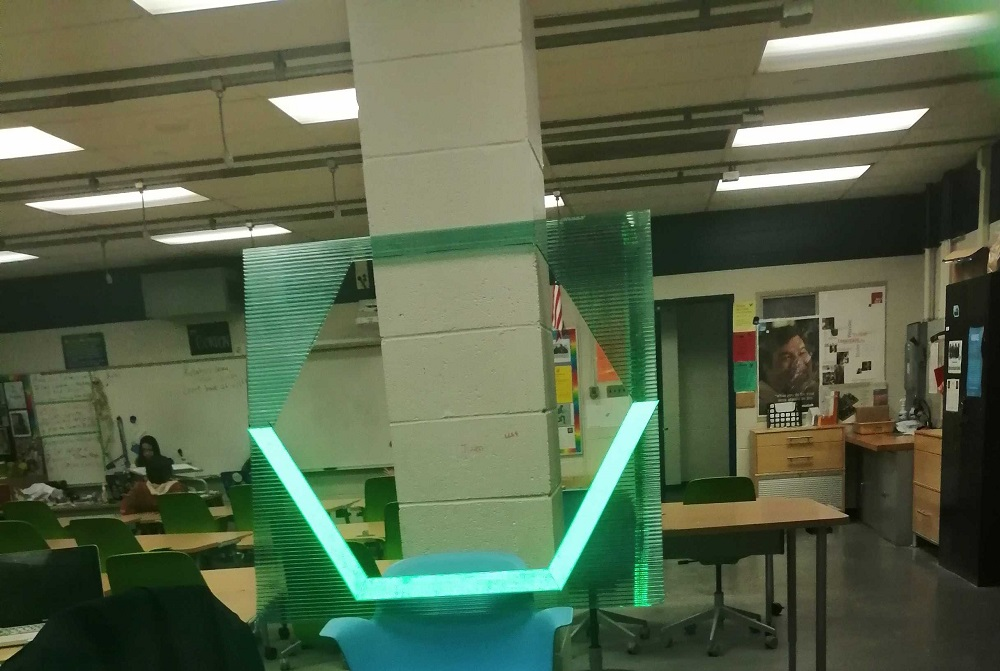
#> input picture test_images/Green_Trapezoid.jpg, 1000 x 671 px, given in place of the camera
$ python imagetest.py   (older library calls are emulated)
#> lines starting #> are read from the running program, lines starting #| are printed output that depends on the picture; after the words box and inside, x2 and y2 are one past the last pixel; in counts of white or black regions, pixels touching at a corner belong together
#> in capture_images, frame is the input picture: shape (671, 1000, 3); mean B, G, R 75, 101.6, 88.4
#> `hsv_img = cv2.cvtColor(bgr_img, cv2.COLOR_BGR2HSV)`: hsv_img: shape (671, 1000, 3); mean H, S, V 41.9, 93.4, 103.6
# read and process an image
# hi
import cv2 #USE OPENCV 3.1 FOR FINDCONTOURS TO WORK
import numpy as np
import math
from networktables import NetworkTables as nt

#use red camera fov
def removeNoise(hsv_img, kernelSize, lower_color_range, upper_color_range):
    # Kernal to use for removing noise
#> called with kernelSize = (5, 5), lower_color_range = array of shape (3,), upper_color_range = array of shape (3,)
    kernel = np.ones(kernelSize, np.uint8)
    # Convert image to binary
    mask = cv2.inRange(hsv_img, lower_color_range, upper_color_range)
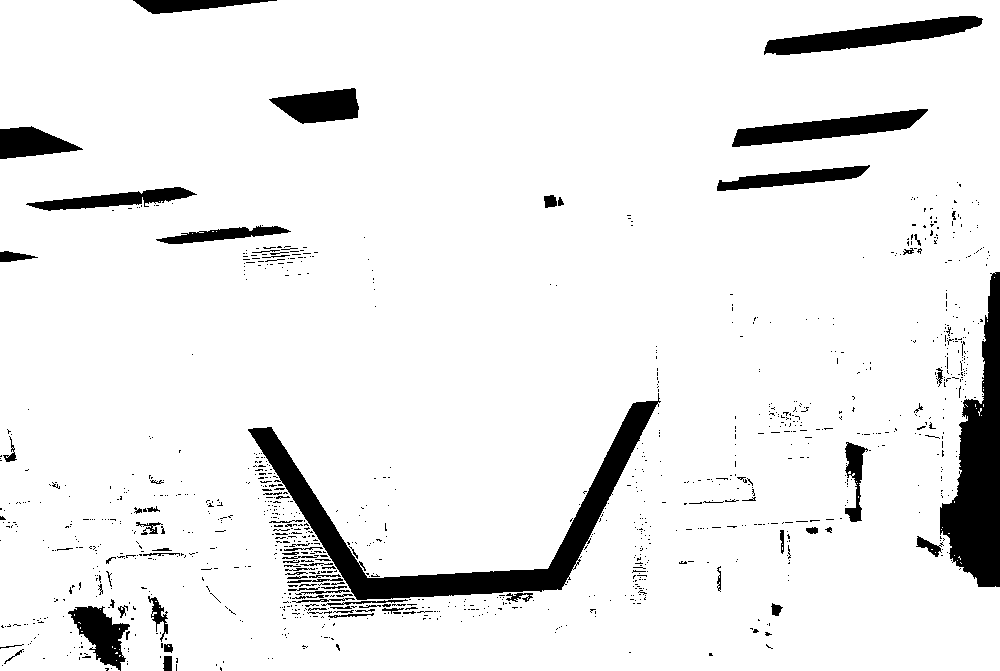
#> mask: shape (671, 1000); 92.6% white; 1132 black regions (1040 under 20 px), largest, box (x1, y1, x2, y2) and area: (248, 393, 661, 600) 12553, (940, 272, 1000, 587) 9914, (764, 16, 983, 55) 3698
    # Show the binary (masked) image
    # if(displayImages):
    #     cv2.imshow("img", mask)
    # Close the gaps (due to noise) in the masked image
    close_gaps = cv2.morphologyEx(mask, cv2.MORPH_CLOSE, kernel)
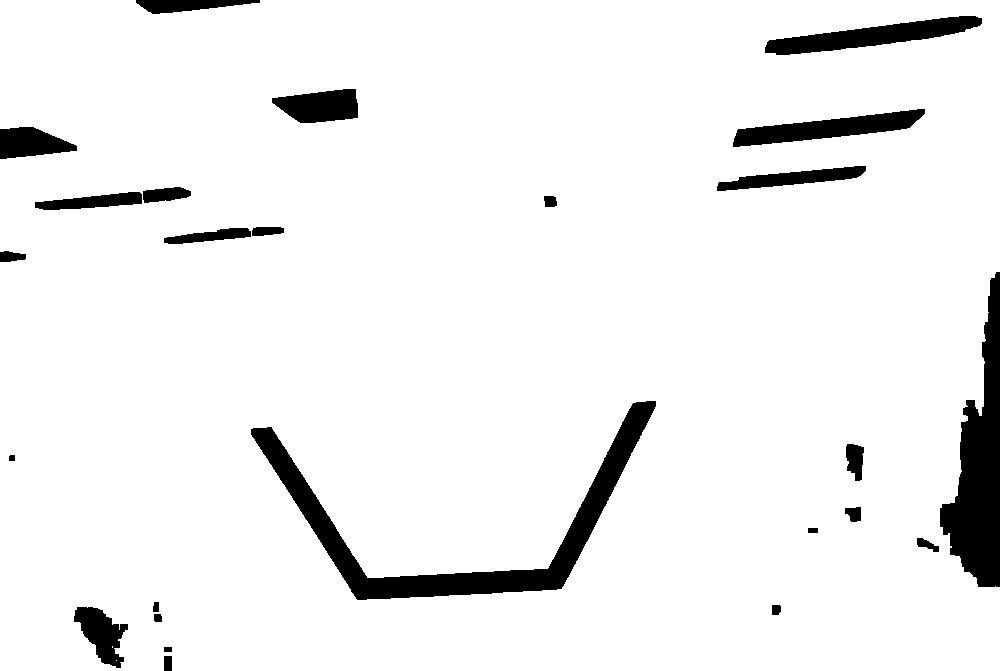
#> close_gaps: shape (671, 1000); 93.8% white; 25 black regions, largest, box (x1, y1, x2, y2) and area: (251, 401, 656, 600) 12441, (940, 272, 1000, 587) 9591, (765, 16, 982, 55) 3688
    # Remove noisy parts of the masked image
    no_noise = cv2.morphologyEx(close_gaps, cv2.MORPH_OPEN, kernel)
#> no_noise: shape (671, 1000); 93.8% white; 21 black regions
    # Undo the erosion to the actual target done during noise removal
    #dilate = cv2.dilate(no_noise, np.ones((5,10), np.uint8), iterations=5)
    #return dilate
    return no_noise


def findObjectContours(dilate, objName):
    # Find boundary of object
#> called with objName = 'retroreflective'
    dilcopy = dilate.copy()
    _, contours, _ = cv2.findContours(dilate, cv2.RETR_TREE, cv2.CHAIN_APPROX_SIMPLE)
#> contours = 17 contours; largest, box (x1, y1, x2, y2) and area: (0, 0, 1000, 671) 656327, (250, 400, 657, 601) 12992, (764, 15, 983, 56) 3912, (732, 108, 926, 148) 3515, (271, 88, 359, 124) 2259
    #print(len(returns))

    largest_contour = contours[0]
#> largest_contour = contour of 228 points, box (x1, y1, x2, y2) (0, 0, 1000, 671), area 656327
    for con in contours:
        if cv2.contourArea(con) > cv2.contourArea(largest_contour):
            largest_contour = con
#> this loop made 17 passes


    #Come back and make sure contours is not empty

    x, y, w, h = cv2.boundingRect(largest_contour)
#> x = 0; y = 0; w = 1000; h = 671
    obj_center = (int(x+(w/2)), int(y))
#> obj_center = (500, 0)
    img_center = (dilate.shape[1]/2, dilate.shape[0]/2)
#> img_center = (500, 335.5)
    xydist = (obj_center[0]-img_center[0], obj_center[1] -img_center[1])
#> xydist = (0, -335.5)
    print(str(xydist) + "x,y distances")
#| (0.0, -335.5)x,y distances

    camera_fov = 56/360 * 2 * math.pi#on the low fov setting
    angle_to_obj = (xydist[0]/dilate.shape[1])*camera_fov
#> angle_to_obj = 0
    obj_angle = (w/dilate.shape[1])*camera_fov#This is the degrees of fov taken up by the object
#> obj_angle = 0.977
    obj_width = 38 #inches
    distance = (math.sin((math.pi -obj_angle)/2)/math.sin(obj_angle/2))*(obj_width/2)
#> distance = 35.73
    distance = distance -.25*(117-distance) + 27 # To account for measured error
#> distance = 42.42

    print(str(distance) + "distance to target")
#| 42.417253551975385distance to target
    print(str(angle_to_obj)+ "Angle to object")
#| 0.0Angle to object
    #moments = cv2.moments(con)
    #print(moments)

    print(str(len(contours)) + " -contour length")
#| 17 -contour length
    #print(contours)
    contoured_image = cv2.drawContours(dilcopy, contours, -1, (100,0,0), 2)
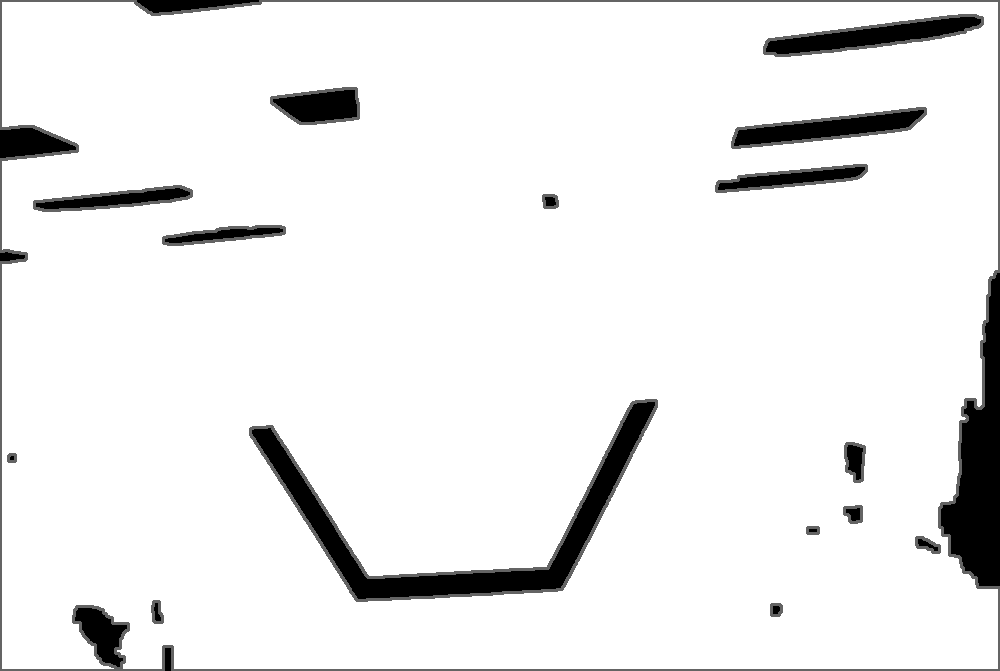
#> contoured_image: shape (671, 1000); min 0, max 255, mean 236.2
    contoured_image = cv2.rectangle(contoured_image, (x,y), (x+w, y+h), (100, 0, 0), 2)
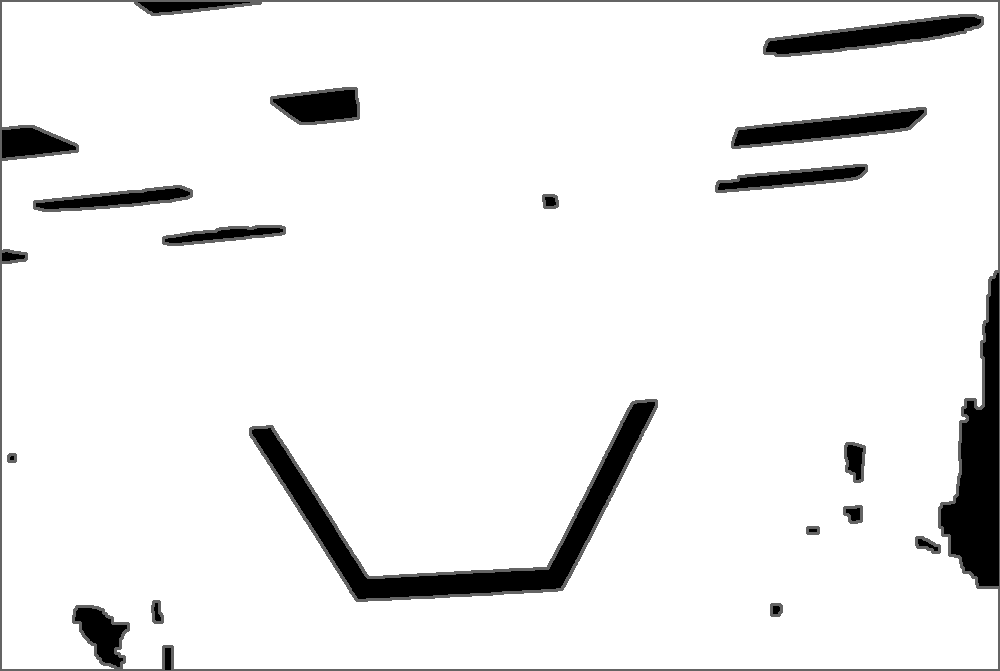
#> contoured_image: shape (671, 1000); 0.09% of pixels changed, all inside (x1, y1, x2, y2) = (0, 0, 1000, 671)
    contoured_image = cv2.circle(contoured_image, obj_center, 3, (100, 0, 0), 2)
#> contoured_image: shape (671, 1000); under 0.01% of pixels changed, all inside (x1, y1, x2, y2) = (496, 2, 505, 5)


    try:
        cv2.imshow("contours", contoured_image)
        cv2.waitKey(1) #Waits long enough for image to load
    except:
        print("monitor not connected")

    return distance, angle_to_obj
    # [20 lines of commented-out code are left out]
def capture_images(device):
    webcam = cv2.VideoCapture(device)

    _, frame = webcam.read()

    cv2.imwrite("test_images/frame1.jpg", img=frame)

    try:
        cv2.imshow("frame", frame)
        cv2.waitKey(1)
    except:
        print("failed to show frame")
    return frame

#def send():


if __name__ == "__main__":
    while True:
        print("Imagetest main is running")
        capture_images(0)
        bgr_img = cv2.imread("test_images/frame1.jpg")
        # cv2.imshow("Hello", bgr_img)
        # cv2.waitKey(5000) # keeps the window open for 5 seconds--long enough to load the image
        # Convert the frame to HSV
        hsv_img = cv2.cvtColor(bgr_img, cv2.COLOR_BGR2HSV)
        # [9 lines of commented-out code are left out]
        img_hsv_lower = np.array([5, 24, 5]) #NOTE: opencv hsv is 0-179, 0-255, 0-255
        img_hsv_upper = np.array([180, 255, 225])
        img_dilate = removeNoise(bgr_img, (5,5), img_hsv_lower, img_hsv_upper)
        try:
            cv2.imshow("dilated image", img_dilate)
            cv2.waitKey(1)
        except:
             print("no monitor")
        #print (hex_dilate.shape)
        #hex_img = np.array([])
        dist, angle = findObjectContours(img_dilate, "retroreflective")
#> dist = 42.42; angle = 0


    # # # Display the BGR image with found objects bounded by rectangles
    # # if(displayImages):
    # #     cv2.imshow("Objects found!", bgr_img)
